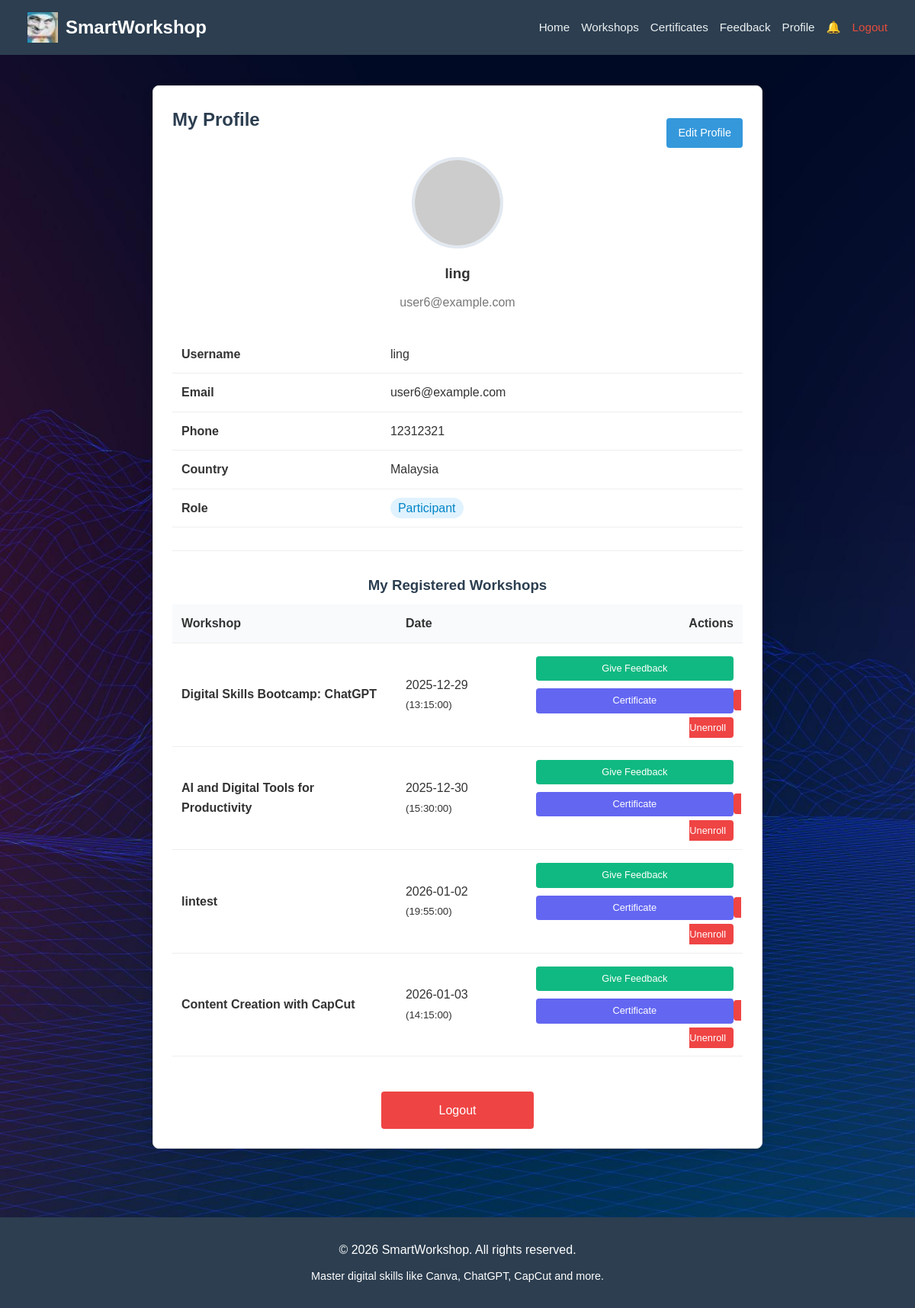
Page /profile.php (signed in) on the committed database.
### tables this page shows
CREATE TABLE `users` (
  `user_id` int(11) NOT NULL,
  `username` varchar(50) NOT NULL,
  `email` varchar(100) NOT NULL,
  `password` varchar(255) NOT NULL,
  `phone` varchar(20) DEFAULT NULL,
  `country` varchar(50) NOT NULL,
  `role` enum('admin','organizer','trainer','participant') DEFAULT 'participant',
  `created_at` timestamp NOT NULL DEFAULT current_timestamp(),
  `avatar` varchar(255) DEFAULT NULL
);

CREATE TABLE `bookings` (
  `id` int(11) NOT NULL,
  `user_id` int(11) NOT NULL,
  `workshop_id` int(11) NOT NULL,
  `created_at` timestamp NOT NULL DEFAULT current_timestamp(),
  `payment_method` enum('qr_code','bank_transfer') DEFAULT NULL,
  `payment_status` enum('pending','verified','rejected') DEFAULT 'pending',
  `payment_reference` varchar(100) DEFAULT NULL,
  `payment_amount` decimal(10,2) DEFAULT 0.00,
  `payment_date` datetime DEFAULT current_timestamp(),
  `payment_verified_at` datetime DEFAULT NULL,
  `payment_verified_by` varchar(50) NOT NULL DEFAULT 'ADMIN',
  `booking_status` enum('registered','confirmed','cancelled') DEFAULT 'registered'
);

CREATE TABLE `workshops` (
  `id` int(11) NOT NULL,
  `title` varchar(100) NOT NULL,
  `description` text DEFAULT NULL,
  `trainer` varchar(100) DEFAULT NULL,
  `trainer_id` int(11) DEFAULT NULL,
  `date` date NOT NULL,
  `time` time NOT NULL,
  `location` varchar(100) NOT NULL,
  `fee` decimal(10,2) DEFAULT 0.00,
  `organizer_id` int(11) NOT NULL,
  `created_at` timestamp NOT NULL DEFAULT current_timestamp()
);

### profile.php (the view, shortened to what this page needs)
<?php
include("include/db_connect.php");
$user_id = $_SESSION['user_id'];
$sql = "SELECT * FROM users WHERE user_id = '$user_id'";
$result = $conn->query($sql);
$user = $result->fetch_assoc();
if (!empty($user['avatar'])) {
    $profile_pic = "uploads/" . $user['avatar'];
} else {
    $profile_pic = "https://ui-avatars.com/api/?name=" . $user['username'] . "&background=2563eb&color=fff&size=128";
}
$my_workshops = null;
if ($user['role'] == 'participant') {
    $booking_sql = "SELECT bookings.*, workshops.title, workshops.date, workshops.time
                    FROM bookings
                    JOIN workshops ON bookings.workshop_id = workshops.id
                    WHERE bookings.user_id = '$user_id'
                    ORDER BY workshops.date ASC";
    $my_workshops = $conn->query($booking_sql);
}
?>
<!DOCTYPE html>
<html lang="en">
<head>
    <link rel="stylesheet" href="css/style.css">
</head>
<body>
<?php include("include/nav.php"); ?>
<main>
<div class="card" style="max-width: 800px; margin: 0 auto;">
    <div style="display:flex; justify-content:space-between; align-items:center;">
        <h2>My Profile</h2>
        <a href="edit_profile.php" class="btn" style="width:auto; padding:8px 15px; font-size:0.9rem;">
            Edit Profile
        </a>
    </div>
    <div style="text-align:center; margin-bottom:30px;">
        <img src="<?= $profile_pic; ?>" style="width: 120px; height: 120px; object-fit: cover; border-radius:50%; border: 4px solid #e2e8f0;">
        <h3 style="margin-top:10px; color:#333;"><?= htmlspecialchars($user['username']); ?></h3>
        <p style="color:#777;"><?= htmlspecialchars($user['email']); ?></p>
    </div>
    <table class="profile-table">
        <tr><th>Username</th><td><?= htmlspecialchars($user['username']); ?></td></tr>
        <tr><th>Email</th><td><?= htmlspecialchars($user['email']); ?></td></tr>
        <tr><th>Phone</th><td><?= htmlspecialchars($user['phone']); ?></td></tr>
        <tr><th>Country</th><td><?= htmlspecialchars($user['country']); ?></td></tr>
        <tr>
            <th>Role</th>
            <td>
                <span style="background:#e0f2fe; color:#0284c7; padding:5px 10px; border-radius:15px; text-transform: capitalize;">
                    <?= $user['role']; ?>
                </span>
            </td>
        </tr>
    </table>
    <?php if ($user['role'] == 'participant'): ?>
        <hr style="border:0; border-top:1px solid #eee; margin: 30px 0;">
        <h3 style="text-align:center; color: #2c3e50;">My Registered Workshops</h3>
        <table class="profile-table">
            <thead>
                <tr style="background:#f8fafc;">
                    <th>Workshop</th>
                    <th>Date</th>
                    <th style="text-align:right;">Actions</th>
                </tr>
            </thead>
            <tbody>
            <?php if ($my_workshops && $my_workshops->num_rows > 0): ?>
                <?php while ($bk = $my_workshops->fetch_assoc()): ?>
                <tr>
                    <td><strong><?= htmlspecialchars($bk['title']); ?></strong></td>
                    <td><?= $bk['date']; ?> <small>(<?= $bk['time']; ?>)</small></td>
                    <td style="text-align:right;">
                        <a href="feedback.php?workshop_id=<?= $bk['workshop_id']; ?>"
                           class="btn"
                           style="background:#10b981; font-size:0.8rem; padding:6px 10px; margin-bottom:5px;">
                            Give Feedback
                        </a>
                        <a href="certificate.php?workshop_id=<?= $bk['workshop_id']; ?>"
                           class="btn"
                           style="background:#6366f1; font-size:0.8rem; padding:6px 10px; margin-bottom:5px;">
                            Certificate
                        </a>
                        <a href="booking_action.php?leave_id=<?= $bk['workshop_id']; ?>"
                           style="color:white; background:#ef4444; padding:6px 10px; border-radius:4px; text-decoration:none; font-size:0.8rem;"
                           onclick="return confirm('Are you sure you want to unenroll?');">
                            Unenroll
                        </a>
                    </td>
                </tr>
                <?php endwhile; ?>
            <?php endif; ?>
            </tbody>
        </table>
    <?php endif; ?>
    <br>
    <a href="logout.php" class="btn" style="background-color: #ef4444; display: block; text-align: center; max-width: 200px; margin: 20px auto 0;">
        Logout
    </a>
</div>
</main>
<?php include 'include/footer.php'; ?>
</body>
</html>

### include/nav.php (shortened to what this page needs)
<nav class="navbar">
    <div class="nav-container">
        <a href="index.php" class="brand">
            <img src="img/logo.jpg" alt="Logo" class="logo-img">
            SmartWorkshop
        </a>
        <ul class="nav-links">
            <li><a href="index.php"> Home</a></li>
            <?php if (isset($_SESSION['user_id'])): ?>
                <?php if ($_SESSION['role'] == 'organizer'): ?>
                    <li><a href="dashboard_organizer.php">Dashboard</a></li>
                    <li><a href="report_attendance.php">Attendance</a></li>
                    <li><a href="manage_workshops.php">Workshops</a></li>
                    <li><a href="report_feedback.php">Feedback</a></li>
                <?php elseif ($_SESSION['role'] == 'participant'): ?>
                    <li><a href="my_workshops.php"> Workshops</a></li>
                    <li><a href="my_certificates.php"> Certificates</a></li>
                    <li><a href="feedback.php"> Feedback</a></li>
                <?php endif; ?>
                <li><a href="profile.php"> Profile</a></li>
                <li>
                    <a href="notifications.php" style="position: relative;">
                        🔔
                    </a>
                </li>
                <li><a href="logout.php" style="color: #e74c3c;"> Logout</a></li>
            <?php else: ?>
                <li><a href="register.php">📝 Register</a></li>
                <li><a href="login.php">🔐 Login</a></li>
            <?php endif; ?>
        </ul>
    </div>
</nav>

### include/footer.php
<footer style="background-color: #2c3e50; color: white; padding: 20px 0; text-align: center; margin-top: 50px;">
    <div style="max-width: 1100px; margin: 0 auto; padding: 0 20px;">
        <p style="margin: 10px 0;">&copy; <?php echo date('Y'); ?> SmartWorkshop. All rights reserved.</p>
        <p style="margin: 10px 0; font-size: 0.9rem;">Master digital skills like Canva, ChatGPT, CapCut and more.</p>
    </div>
</footer>

### css/style.css (style rules this page uses)
* { margin: 0; padding: 0; box-sizing: border-box; }
body { font-family: sans-serif; background: url('../img/bg.jpg') no-repeat center center fixed; background-size: cover; color: #333; line-height: 1.6; min-height: 100vh; display: flex; flex-direction: column; }
main, .workshops-container, .certificates-container, .feedback-container, .certificate-page, .container, .report-container, .page-content { flex: 1; }
footer { margin-top: auto; background-color: #2c3e50 !important; color: white !important; padding: 20px 0 !important; text-align: center !important; width: 100%; flex-shrink: 0; }
.logo-img { height: 40px; width: auto; vertical-align: middle; margin-right: 10px; }
.navbar { background-color: #2c3e50; padding: 1rem; position: sticky; top: 0; z-index: 1000; }
.nav-container { max-width: 1400px; margin: 0 auto; display: flex; justify-content: space-between; align-items: center; padding: 0 20px; }
.brand { color: white; text-decoration: none; font-size: 1.5rem; font-weight: bold; display: flex; align-items: center; }
.nav-links { list-style: none; display: flex; gap: 15px; align-items: center; }
.nav-links a { color: #ecf0f1; text-decoration: none; font-weight: 500; white-space: nowrap; font-size: 0.95rem; }
main { max-width: 1100px; margin: 0 auto; padding: 40px 20px; width: 100%; }
.card { background: white; padding: 25px; border-radius: 8px; box-shadow: 0 4px 15px rgba(0, 0, 0, 0.1); border: 1px solid #ddd; color: #333; }
h2 { color: white; text-shadow: 2px 2px 4px #000; margin-bottom: 30px; text-align: center; }
.card h2, .form-card h2 { color: #2c3e50; text-shadow: none; }
h3 { color: #2563eb; margin-bottom: 10px; }
button, .btn { display: inline-block; width: 100%; padding: 12px; background-color: #3498db; color: white; border: none; border-radius: 4px; cursor: pointer; font-size: 1rem; text-align: center; text-decoration: none; margin-top: 5px; }
.profile-table { width: 100%; border-collapse: collapse; margin-top: 10px; color: #333; }
.profile-table th, .profile-table td { padding: 12px; border-bottom: 1px solid #eee; text-align: left; }
.profile-table thead { background-color: #f8fafc; }

### rows in the picture
users: username "ling", email "user6@example.com", phone "12312321", country "Malaysia", role "Participant"
bookings: workshop.title "Digital Skills Bootcamp: ChatGPT", workshop.date "2025-12-29", workshop.time "13:15:00"
bookings: workshop.title "AI and Digital Tools for Productivity", workshop.date "2025-12-30", workshop.time "15:30:00"
bookings: workshop.title "lintest", workshop.date "2026-01-02", workshop.time "19:55:00"
bookings: workshop.title "Content Creation with CapCut", workshop.date "2026-01-03", workshop.time "14:15:00"
